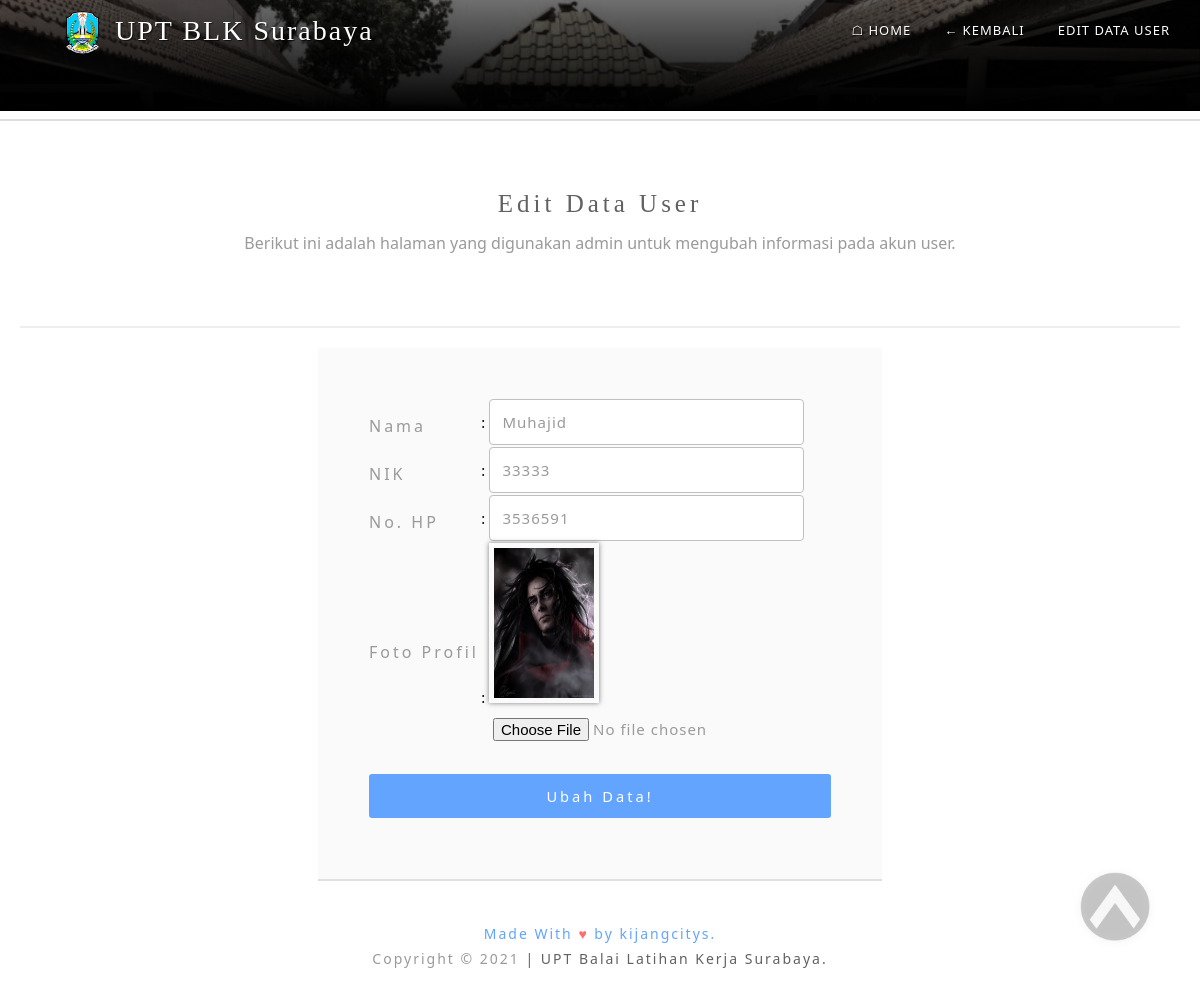
Page /editDataUser.php?id_user=21 (signed in) on the committed database.
### tables this page shows
CREATE TABLE `user` (
  `id_user` int(10) UNSIGNED NOT NULL,
  `nik` varchar(50) NOT NULL,
  `no_hp` varchar(50) NOT NULL,
  `password` varchar(255) NOT NULL,
  `nama_user` varchar(100) NOT NULL,
  `foto_user` varchar(100) NOT NULL,
  `status` tinyint(1) DEFAULT 0
);

### editDataUser.php (the view, shortened to what this page needs)
<?php
  require "function.php";
  $idUser = $_GET["id_user"];
  $queryAmbilDataUser = "SELECT * FROM user WHERE id_user = '$idUser'";
  $objekAmbilDataUser = mysqli_query($conn, $queryAmbilDataUser);
  $dataUser = mysqli_fetch_assoc($objekAmbilDataUser);
?>
<!DOCTYPE html>
<html lang="en">
  <head>
    <link rel="stylesheet" href="css/reset.css" />
    <link rel="stylesheet" href="css/style.css" />
  </head>
  <body id="home">
    <nav id="navbar">
      <div class="topnav">
        <div class="wadah-header"><img src="img/Logo-jatim.png" alt="logo-upt" />
        <span class="nama-logo">UPT BLK Surabaya</span></div>
        <div class="float-right">
          <a href="index.php">&#9750; HOME</a>
          <a href="halamanAdminDataUser.php">&#8592; KEMBALI</a>
          <a href="#daftar-pelatihan">EDIT DATA USER</a>
        </div>
      </div>
    </nav>
    <section id="jumbotron" class="jumbotron jumbotron-fluid" style="height: 0px; filter: grayscale(80%);">
    </section>
    <hr color="#dedede">
    <section id="pendaftaran-pelatihan">
      <div class="container">
        <div class="pendaftaran-judul" id="daftar-pelatihan">
          <h1>Edit Data User</h1>
          <p>Berikut ini adalah halaman yang digunakan admin untuk mengubah informasi pada akun user.</p>
        </div>
        <div class="pendaftaran-content">
          <div class="daftar-pelatihan-content">
            <form action="" method="post" enctype="multipart/form-data">
              <table>
                <tr>
                  <td><label for="nama">Nama</label></td>
                  <td> : <input id="nama" type="text" name="nama" value="<?= $dataUser["nama_user"]; ?>" autocomplete="off" required></td>
                </tr>
                <tr>
                  <td><label for="nik">NIK</label></td>
                  <td> : <input id="nik" type="text" name="nik" value="<?= $dataUser["nik"]; ?>" autocomplete="off" required></td>
                </tr>
                <tr>
                  <td><label for="no-hp">No. HP</label></td>
                  <td> : <input id="no-hp" type="text" name="no-hp" value="<?= $dataUser["no_hp"]; ?>" autocomplete="off" required></td>
                </tr>
                <tr>
                  <td><label for="foto-profil">Foto Profil</label></td>
                  <td> : <img src="img/dokumenUser/foto/<?= $dataUser["foto_user"]; ?>" class="gambar-dokumen"> <br> <input id="foto-profil" type="file" name="foto-profil" autocomplete="off"></td>
                </tr>
                  <td colspan="2" style="padding-top: 20px;"><button button type="submit" name="register" class="tombol-login2">Ubah Data!</button></td>
              </table>
            </form>
          </div>
        </div>
      </div>
    </section>
    <section id="back-to-top">
      <a href="#home">
        <img src="img/icon/back to top.png"   alt="back-to-top-nich">
      </a>
    </section>
    <footer id="footer">
      <div class="container">
        <div class="made-with">
          <p>
            Made With <span>&hearts;</span> by kijangcitys.
          </p>
        </div>
        <p>
          <span>Copyright &copy; 2021</span> | UPT Balai Latihan Kerja Surabaya.
        </p>
      </div>
    </footer>
  </body>
</html>

### rows in the picture
user: nama "Muhajid", nik "33333", no-hp "3536591", foto_user (picture)
